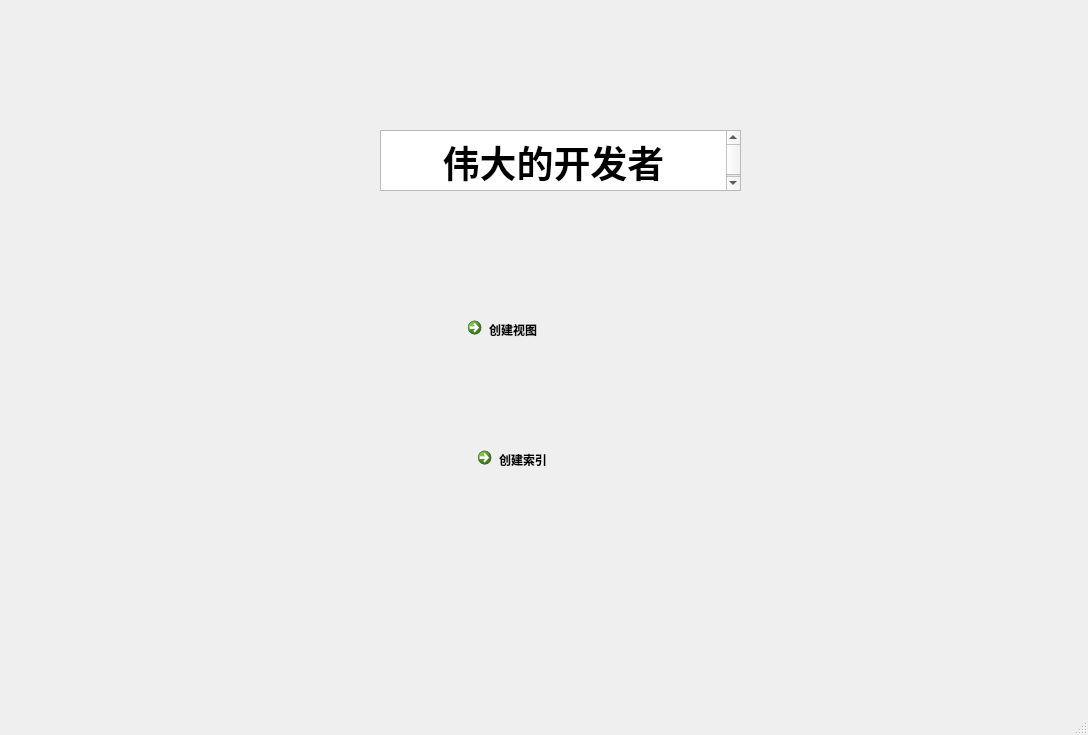
<?xml version="1.0" encoding="UTF-8"?>
<ui version="4.0">
 <class>MainWindow</class>
 <widget class="QMainWindow" name="MainWindow">
  <property name="geometry">
   <rect>
    <x>0</x>
    <y>0</y>
    <width>1088</width>
    <height>735</height>
   </rect>
  </property>
  <property name="windowTitle">
   <string>MainWindow</string>
  </property>
  <widget class="QWidget" name="centralwidget">
   <widget class="QTextEdit" name="textEdit">
    <property name="geometry">
     <rect>
      <x>380</x>
      <y>130</y>
      <width>361</width>
      <height>61</height>
     </rect>
    </property>
    <property name="html">
     <string>&lt;!DOCTYPE HTML PUBLIC &quot;-//W3C//DTD HTML 4.0//EN&quot; &quot;http://www.w3.org/TR/REC-html40/strict.dtd&quot;&gt;
&lt;html&gt;&lt;head&gt;&lt;meta name=&quot;qrichtext&quot; content=&quot;1&quot; /&gt;&lt;style type=&quot;text/css&quot;&gt;
p, li { white-space: pre-wrap; }
&lt;/style&gt;&lt;/head&gt;&lt;body style=&quot; font-family:'SimSun'; font-size:9pt; font-weight:400; font-style:normal;&quot;&gt;
&lt;p align=&quot;center&quot; style=&quot; margin-top:0px; margin-bottom:0px; margin-left:0px; margin-right:0px; -qt-block-indent:0; text-indent:0px;&quot;&gt;&lt;span style=&quot; font-size:28pt; font-weight:600;&quot;&gt;伟大的开发者&lt;/span&gt;&lt;/p&gt;&lt;/body&gt;&lt;/html&gt;</string>
    </property>
   </widget>
   <widget class="QCommandLinkButton" name="commandLinkButton">
    <property name="geometry">
     <rect>
      <x>460</x>
      <y>310</y>
      <width>186</width>
      <height>41</height>
     </rect>
    </property>
    <property name="text">
     <string>创建视图</string>
    </property>
   </widget>
   <widget class="QCommandLinkButton" name="commandLinkButton_2">
    <property name="geometry">
     <rect>
      <x>470</x>
      <y>440</y>
      <width>186</width>
      <height>41</height>
     </rect>
    </property>
    <property name="text">
     <string>创建索引</string>
    </property>
   </widget>
  </widget>
  <widget class="QMenuBar" name="menubar">
   <property name="geometry">
    <rect>
     <x>0</x>
     <y>0</y>
     <width>1088</width>
     <height>22</height>
    </rect>
   </property>
  </widget>
  <widget class="QStatusBar" name="statusbar"/>
 </widget>
 <resources/>
 <connections/>
</ui>
